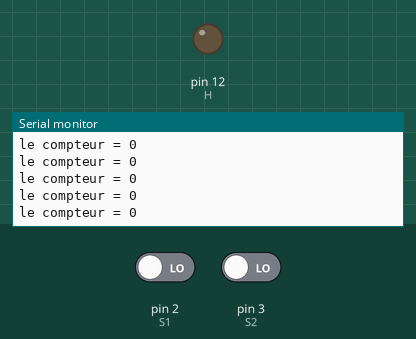
This sketch was run on a simulated Arduino Uno, built with avr-gcc and run on an emulated ATmega328P. On the bench: output pins drawn as LEDs (lit = HIGH), the last lines printed to the serial monitor. The inputs (shaded band) are chosen by the test bench; at power-on: pin 2 (S1) LOW, pin 3 (S2) LOW.

Above: at 1.2 s.
1.3 s: pin 2 (S1) driven HIGH
At 2.4 s:
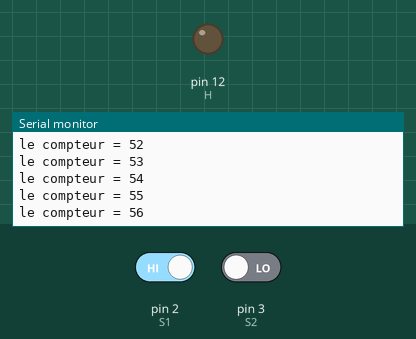
4.3 s: pin 2 (S1) driven LOW and pin 3 (S2) driven HIGH
7.3 s: pin 2 (S1) driven HIGH and pin 3 (S2) driven LOW
At 8.2 s:
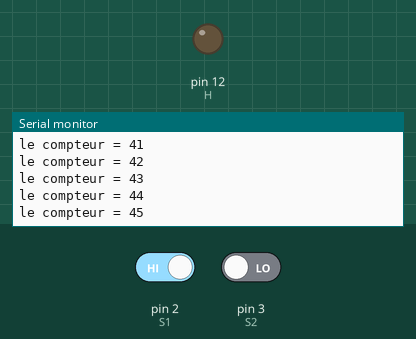
Timing chart, 0 to 10.3 s (numbered marks = the images above; inputs shaded):
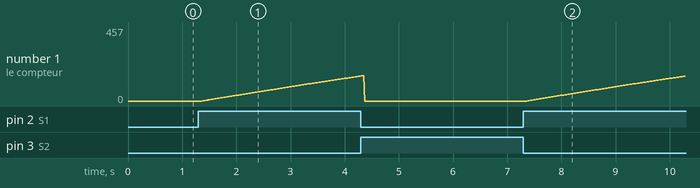

The sketch:

Montage13_2_.ino
```cpp
#define S1 2
#define S2 3
#define H 12
bool etatS1;
bool etatS2;
int compteur;
//int etatS1_apres;

void setup(){
pinMode(S1, INPUT);
pinMode(S2, INPUT);
pinMode(H, OUTPUT);
Serial.begin(9600);
}

void loop(){
  etatS1=digitalRead(S1);
  etatS2=digitalRead(S2);

  if (etatS1==true)
	compteur++;
  // etatS1_apres=etatS1;


  if(etatS2==true){
    digitalWrite(H, LOW);
    compteur=0;
    }
    Serial.print("le compteur = ");
    Serial.println(compteur);
}
```

Measured:
- after the input at 1.3 s, the serial monitor: prints a new line after 0.08 s (image 1)
- after the input at 7.3 s, the serial monitor: prints a new line after 0.07 s (image 2)
- plotted number 1: 0 → 154 after the input at 1.3 s, 0 → 457 after the input at 7.3 s
